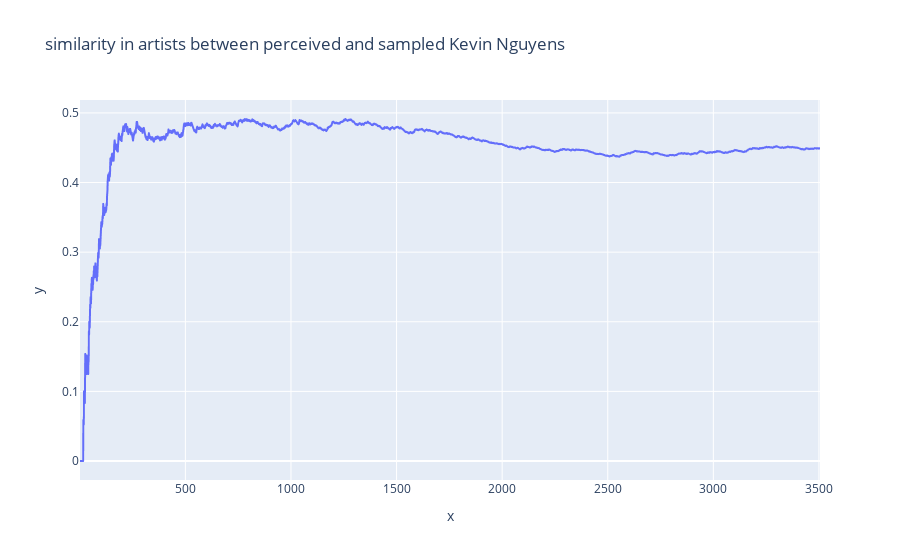

Notebook cell for this chart:
### Markdown cell above
So it seems like the similarity peaks at 49.1%, but this EDA is somewhat incomplete without a more thorough anaylsis. Let's plot the progression to get a better idea of what this is doing.

### Code cell
import pandas as pd

%matplotlib inline
import matplotlib.pyplot as plt
import warnings; warnings.simplefilter('ignore')
plt.style.use('fivethirtyeight')
import plotly.express as px

df = pd.DataFrame().assign(x=ranges, y=proportions)
fig = px.line(df, x='x', y = 'y', title = 'similarity in artists between perceived and sampled Kevin Nguyens')
fig.show()

### Figure 1 — Plotly figure (JSON) as saved in the notebook; plotly's stock layout.template omitted (floating-point values rounded to 4 significant figures; data arrays with more than 128 entries replaced by an {"elided": "..."} marker saying what was removed)
{"data": [{"hovertemplate": "x=%{x}<br>y=%{y}<extra></extra>", "legendgroup": "", "line": {"color": "#636efa", "dash": "solid"}, "mode": "lines", "name": "", "showlegend": false, "type": "scattergl", "x": {"elided": "3505 int values"}, "xaxis": "x", "y": {"elided": "3505 float values"}, "yaxis": "y"}], "layout": {"autosize": true, "hovermode": "x", "legend": {"tracegroupgap": 0}, "title": {"text": "similarity in artists between perceived and sampled Kevin Nguyens"}, "xaxis": {"anchor": "y", "autorange": true, "domain": [0, 1], "range": [1, 3505], "showspikes": false, "title": {"text": "x"}, "type": "linear"}, "yaxis": {"anchor": "x", "autorange": true, "domain": [0, 1], "range": [-0.02729, 0.5185], "showspikes": false, "title": {"text": "y"}, "type": "linear"}}}
